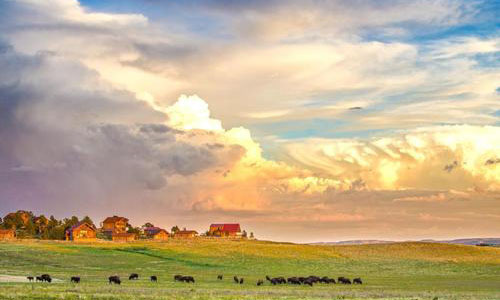
#> input picture 第2章 图像与视频基本操作的代码/image-2-1.jpg, 500 x 300 px
$ python py-2-2.py
#> lines starting #> are read from the running program, lines starting #| are printed output that depends on the picture
import numpy as np
import cv2 as cv

#图像的读取
image1 = cv.imread('image-2-1.jpg',1)
#> image1 is the input picture: shape (300, 500, 3); mean B, G, R 140.7, 173.9, 191.7
image2 = cv.imread('image-2-2.jpg',1)
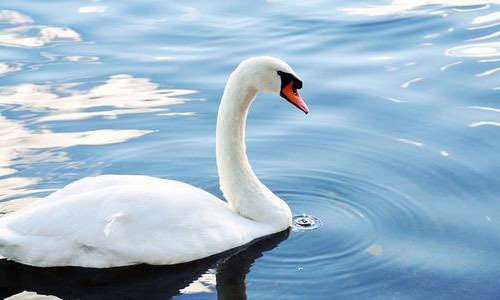
#> input picture 第2章 图像与视频基本操作的代码/image-2-2.jpg, 500 x 300 px
#> image2 is the input picture: shape (300, 500, 3); mean B, G, R 203.2, 182.9, 155.7

#图像的叠加
new_image = cv.addWeighted(image1,0.7,image2,0.3,0)
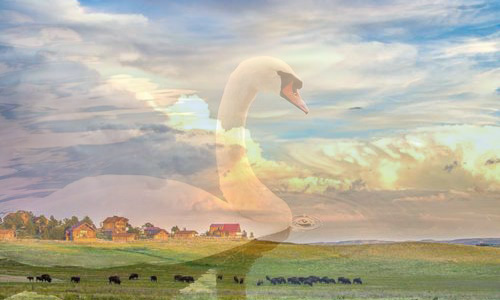
#> new_image: shape (300, 500, 3); mean B, G, R 159.5, 176.6, 180.9

#图像的显示
cv.imshow('The first image',image1)
cv.imshow('The second image', image2)
cv.imshow('Final image', new_image)

cv.waitKey(0)
cv.destroyAllWindows()
